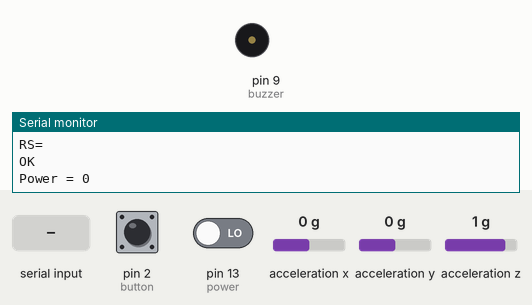
Simulated run of this sketch. Board: Arduino Uno, built with avr-gcc and run on an emulated ATmega328P. Parts: buzzer (waves = sounding, pin HIGH), the last lines printed to the serial monitor. Wiring (inferred from the names in the program): MPU-6050 motion sensor at I2C address 0x68. The inputs (shaded band) are chosen by the test bench; at power-on: pin 2 (button) HIGH, acceleration x 0 g, pin 13 (power) LOW, acceleration y 0 g, acceleration z 1 g. The modem accepts every AT command (registered, SIM ready, sends succeed) and sends nothing else.

Above: at 3.1 s.
3.2 s: pin 2 (button) pulled LOW for 0.15 s
At 3.4 s:
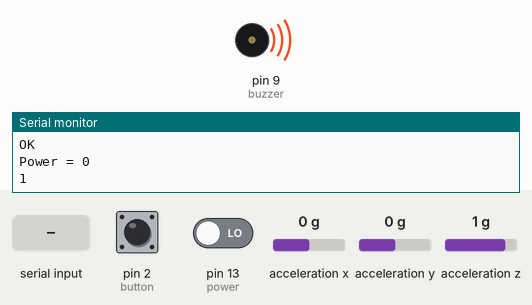
6.2 s: acceleration x set to -1.4 g
9.2 s: "+CMTI" received over the second serial link
12.2 s: pin 13 (power) driven HIGH
13.7 s: "+CMGR" received over the second serial link
16.7 s: "+CGNSINF" received over the second serial link
Timing chart, 0 to 19.7 s (numbered marks = the images above; inputs shaded):
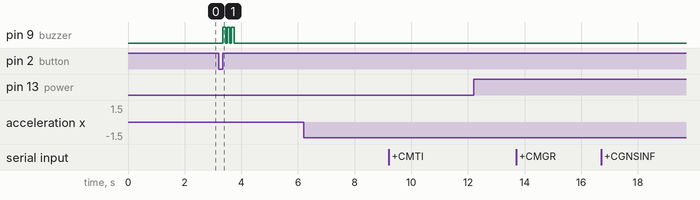

The sketch:

TrackingSystemSecurity.ino
```cpp
#include <OneButton.h>
#include<Wire.h>
#include <stdint.h>
#include <stdio.h>
#include <math.h>
#include <SoftwareSerial.h>
#include <String.h>
SoftwareSerial sim808(11, 10); //(RX, TX)

//Định nghĩa một số phần cứng
#define buzzer 9
#define power 13
#define button 2

//Định nghĩa các thanh ghi cho MPU6050
#define sample_rate 25    // 0x19
#define configs 26         // 0x1A
#define gyro_config 27    // 0x1B
#define acc_config 28     // 0x1B
#define interrupt 56      // 0x1B
#define pwr_managment 107 // 0x1B
#define acc_x 59          // 59: bit cao; 60: bit thap.
#define acc_y 61          // 61: bit cao; 62: bit thap.
#define acc_z 63          // 63: bit cao; 64: bit thap.

int mpu6050 = 0x68;
boolean shake = false, sentShakeMode = false, previousshake;
float pitchSetup, rollSetup, yawSetup;
unsigned long getAngleOldTime = 0;
char phonenum[] = "+84378844275";
String data[20];
String state, timegps, latitude, longitude, getPhoneNum;
String response, address, smsData, smsNotify, gpsData;
boolean enable = false;

/*-------------Khai báo một số thanh ghi cần thiết cho MPU6050-------------------*/
void Init_MPU()
{
  Wire.beginTransmission(mpu6050);

  Wire.write(sample_rate);
  Wire.write(15);

  Wire.write(configs);
  Wire.write(0);

  Wire.write(gyro_config);
  Wire.write(0x08);

  Wire.write(acc_config);
  Wire.write(0x10);

  Wire.write(interrupt);
  Wire.write(0x01);

  Wire.write(pwr_managment);
  Wire.write(0x01);
  Wire.endTransmission();
}

void setup()
{
  Serial.begin(9600);
  sim808.begin(9600);

  Wire.begin(0x68); //Khởi chạy I2C
  Init_MPU();

  pinMode(power, INPUT);
  pinMode(buzzer, OUTPUT);
  pinMode(button, INPUT_PULLUP);

  attachInterrupt(0, shakemode, FALLING);

  sendData("AT", 300);
  sendData("AT+CMGF=1", 300);
  sendData("AT+CNMI=2,1", 300);
  sendData("AT+CGPSPWR=1", 1000);
  Serial.println("Power = " + (String)digitalRead(power));
}

void loop()
{
  readSms();
  checkSms();
  getLocation();
  sendLocation();
  if (sim808.available() > 0)
  {
    long int timeout = 3000;
    long int time = millis();
    boolean bg = false;
    while ((time + timeout) > millis())
    {
      while (sim808.available())
      {
        char c = sim808.read();
        if (c == '+') bg = true;
        if (bg)
        {
          response += c;
          delay(5);
        }
      }
    }
    Serial.println(response);

    if (response.startsWith("+CMTI"))
    {
      smsNotify = response;
      response = "";
    }
    else if (response.startsWith("+CMGR"))
    {
      smsData = response;
      response = "";
    }
    else if (response.startsWith("+CGNSINF"))
    {
      gpsData = response;
      response = "";
    }
  }
  /*--------------SHAKE MODE---------------*/
  setupShakeMode();
  if (digitalRead(power) == 1)
  {
    shake = 0;
  }

  if (shake == 1)
  {
    if (millis() - getAngleOldTime > 10000)
    {
      Serial.println("pitch = " + (String)PitchRollYaw("pitch"));
      Serial.println("roll = " + (String)PitchRollYaw("roll"));
      Serial.println("yaw = " + (String)PitchRollYaw("yaw"));
      if ((PitchRollYaw("pitch") - pitchSetup > 10  | PitchRollYaw("pitch") - pitchSetup < -10)
          | (PitchRollYaw("roll") - rollSetup > 10  | PitchRollYaw("roll") - rollSetup < -10)
          | (PitchRollYaw("yaw") - yawSetup > 10    | PitchRollYaw("yaw") - yawSetup < -10))
      {
        Serial.println("Nghieng");
        if ( sentShakeMode == false)
        {
          sendSms("Your car is no longer in the same location");
          sentShakeMode = true;
        }
      }
      getAngleOldTime = millis();
    }
  }
}


/*-------------HÀM CON BẶT TẮT CHẾ ĐỘ CẢNH BÁO RUNG---------------------*/
void shakemode()
{
  noInterrupts();
  if (digitalRead(power) == 0)
  {
    if (digitalRead(button) == 0)
    {
      delay(20);
      while (digitalRead(button) == 0)
      {
        if (shake == 1)
        {
          shake = 0;
        }
        else
        {
          shake = 1;
        }
        Serial.println((String)shake);
        while (digitalRead(button) == 0);
      }
    }
  }
  interrupts();
}

/*--------------HÀM CON SETUP CHẾ ĐỘ CẢNH BÁO RUNG----------------*/
void setupShakeMode()
{
  if (digitalRead(power) == 0)
  {
    if (shake != previousshake)
    {
      if (shake == 1)
      {
        for (int i = 0; i < 3; i++)
        {
          digitalWrite(buzzer, 1);
          delay(100);
          digitalWrite(buzzer, 0);
          delay(50);
        }
        sentShakeMode = false;
        pitchSetup = PitchRollYaw("pitch");
        rollSetup = PitchRollYaw("roll");
        yawSetup = PitchRollYaw("yaw");
        Serial.println("pitchsetup= " + (String)pitchSetup);
        Serial.println("rollsetup= " + (String)rollSetup);
        Serial.println("yawsetup= " + (String)yawSetup);
      }
      else
      {
        digitalWrite(buzzer, 1);
        delay(100);
        digitalWrite(buzzer, 0);
        delay(100);
      }
    }
    previousshake = shake;
  }
}

/*----------HÀM CON ĐỌC GIÁ TRỊ CẢM BIẾN MPU6050-----------------*/
int16_t readMPU(int address)
{
  int16_t high, low, data;
  Wire.beginTransmission(mpu6050);
  Wire.write(address);
  Wire.endTransmission();
  Wire.requestFrom(mpu6050, 1);
  high = Wire.read();

  Wire.beginTransmission(mpu6050);
  Wire.write(address + 1);
  Wire.endTransmission();
  Wire.requestFrom(mpu6050, 1);
  low = Wire.read();

  data = (high << 8) | low;
  //  Serial.println("data= " + (String)data);
  return data;
}


/*---------HÀM CON TÍNH GIÁ TRỊ GÓC NGHIÊNG Pitch Roll Yaw--------*/
float PitchRollYaw(String angle)
{
  float Ax = (float)readMPU(acc_x) / 4096.0;
  float Ay = (float)readMPU(acc_y) / 4096.0;
  float Az = (float)readMPU(acc_z) / 4096.0;

  float pitch = atan2(Ax, sqrt(pow(Ay, 2) + pow(Az, 2))) * 180 / M_PI;
  float roll = atan2(Ay, sqrt(pow(Ax, 2) + pow(Az, 2))) * 180 / M_PI;
  float yaw = atan2(Az, sqrt(pow(Ay, 2) + pow(Ax, 2))) * 180 / M_PI;

  //    Serial.println("pitch= " + (String)pitch);
  //    Serial.println("roll= " + (String)roll);
  //    Serial.println("yaw= " + (String)yaw);

  if (angle == "pitch")   return pitch;
  else if (angle == "roll")   return roll;
  else if (angle == "yaw")   return yaw;
}


/*--------HÀM CON GỬI TẬP LỆNH AT--------*/
void sendData(String command, const int timeout)
{
  sim808.println(command);
  long int time = millis();
  while ( (time + timeout ) > millis())
  {
    while (sim808.available())
    {
      char c = sim808.read();
      response += c;
    }
  }
  Serial.println("RS=" + response);
  response = "";
}


/*-----------HÀM CON ĐỌC TIN NHẮN ĐẾN-----------*/
void readSms()
{
  if (smsNotify.length() > 0)
  {
    if (smsNotify.length() >= 16)
    {
      address = smsNotify.substring(12, 14);
      //      Serial.println(address);
    }
    else
    {
      address = smsNotify.substring(12, 13);
      Serial.println("address=" + address);
    }

    Serial.println("Please wait while reading the message...");
    sim808.println("AT+CMGR=" + address);
  }
  smsNotify = "";
}

/*--------HÀM CON KIỂM TRA NỘI DUNG TIN NHẮN VÀ SỐ ĐIỆN THOẠI--------*/
void checkSms()
{
  if (smsData.length() > 0)
  {
    if (smsData.indexOf(phonenum) >= 0)
    {
      if (smsData.indexOf("LOCATION") >= 0)
      {
        Serial.println("Please wait while reading GPS information...");
        sim808.println("AT+CGNSINF");
      }
      else if (smsData.indexOf("SOUND") >= 0)
      {
        digitalWrite(buzzer, 1);
        delay(500);
        digitalWrite(buzzer, 0);
        delay(200);
      }
      else if ((smsData.indexOf("LOCATION") == -1) | (smsData.indexOf("SOUND") == -1))
      {
        Serial.println("Syntax error");
        sendSms("Syntax error");
        delay(500);
      }
    }
    else
    {
      Serial.println("Unknown phone Number!!");
      sendData("AT+CMGDA=DEL ALL", 500);
    }

  }

  smsData = "";
}

/*--------HÀM CON LẤY THÔNG TIN GPS--------*/
void getLocation()
{
  if (gpsData.length() > 0)
  {
    int i = 0, j = 0;
    //    Serial.println(gpsData.charAt(20));
    //    Serial.println(gpsData.length());
    while ( j <= gpsData.length())
    {
      char c = gpsData.charAt(j);
      if (c != ',')
      {
        data[i] += c;
        delay(50);
      }
      else
      {
        i++;
      }
      if (i == 5) break;
      j++;
    }
    state = data[1];
    timegps = data[2];
    latitude = data[3];
    longitude = data[4];
    data[0] = "";
    data[1] = "";
    data[2] = "";
    data[3] = "";
    data[4] = "";
    Serial.println("State  :" + state);
    Serial.println("Time  :" + timegps);
    Serial.println("Latitude  :" + latitude);
    Serial.println("Longitude  :" + longitude);
  }
  gpsData = "";
}


/*------------HÀM CON GỬI TIN NHẮN VỀ ĐIỆN THOẠI-----------*/
void sendSms(String message)
{
  sim808.print("AT+CMGS=");
  sim808.print('"');
  sim808.print(phonenum);
  sim808.println('"');
  delay(400);

  //Noi dung tin nhan:
  sim808.print(message);
  delay(200);

  //Ket thuc noi dung tin nhan bang ma Ascii 0x1A(26):
  sim808.println((char)26);
  delay(5000);

  //Cho den khi Serial hoan tat gui du lieu:
  sim808.flush();
  Serial.println("GPS Location sent! Check your mobile phone…");
  sendData("AT", 500);
}

/*------------HÀM CON GỬI THÔNG TIN GPS VỀ ĐIỆN THOẠI-----------*/
void sendLocation()
{
  if (state == "1")
  {
    sendSms("http://maps.google.com/maps?q=loc:" + latitude + "," + longitude);
    delay(100);
    sendData("AT+CMGDA=DEL ALL", 500);
    state = "";
    timegps = "";
    latitude = "";
    longitude = "";
  }
}
```

Measured:
- after the input at 3.2 s, pin 9 (buzzer): alternates HIGH for 0.10 s and LOW for 0.05 s, 6 changes in all, then stays LOW, starting after 0.15 s
- after the input at 6.2 s, every drawn part: stays the same
- after the input at 9.2 s, every drawn part: stays the same
